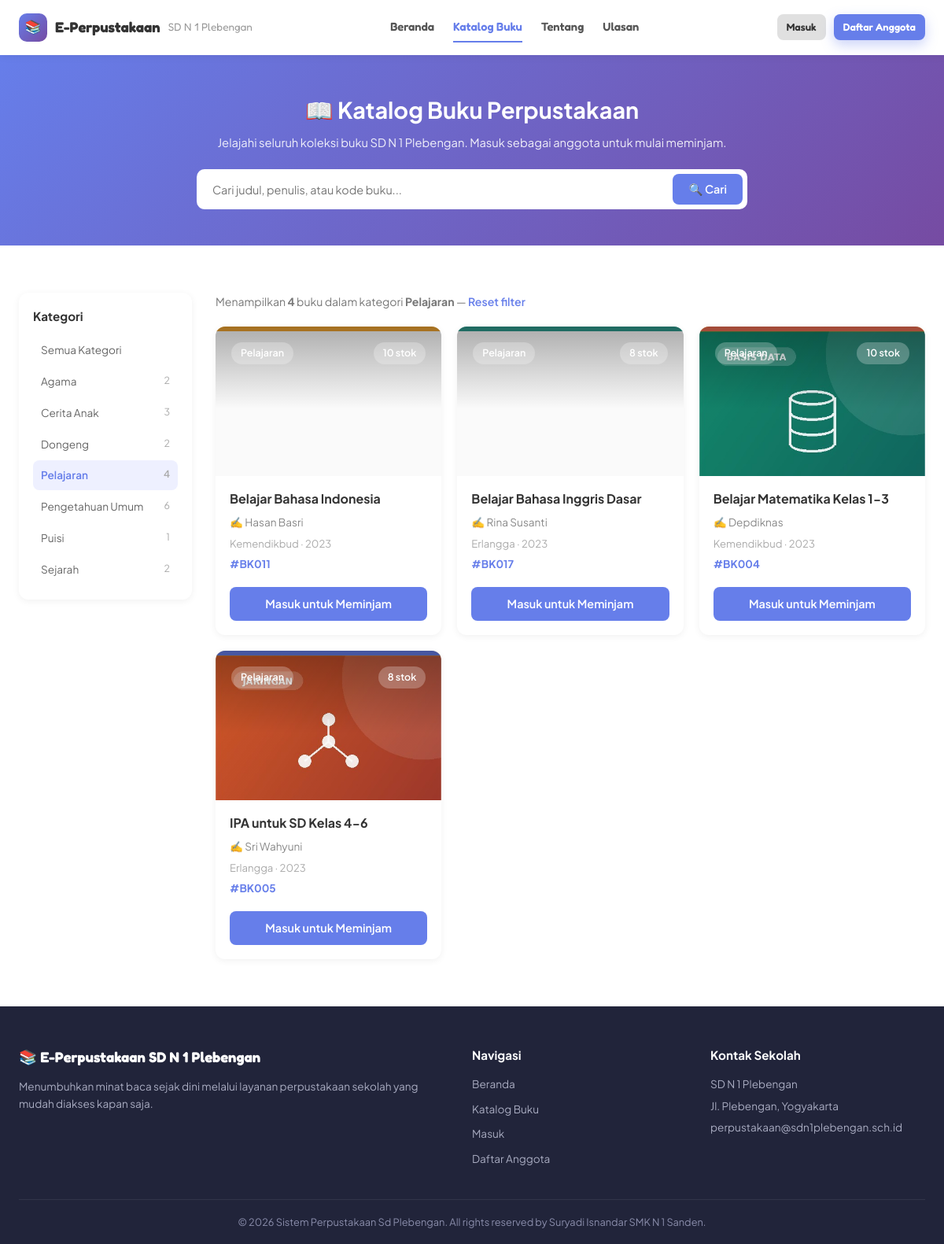
The app's page /katalog.php?kategori=Pelajaran with its own data.
### tables this page shows
CREATE TABLE IF NOT EXISTS buku (
    id_buku INT AUTO_INCREMENT PRIMARY KEY,
    kode_buku VARCHAR(20) NOT NULL UNIQUE,
    judul VARCHAR(200) NOT NULL,
    penulis VARCHAR(100) NOT NULL,
    penerbit VARCHAR(100) NOT NULL,
    tahun_terbit YEAR NOT NULL,
    kategori VARCHAR(50) NOT NULL,
    stok INT NOT NULL DEFAULT 1,
    sampul VARCHAR(255) DEFAULT NULL,
    created_at TIMESTAMP DEFAULT CURRENT_TIMESTAMP
);

### auth.php (called while the page is built, shortened)
<?php
function sampulUrl($sampul, $prefix = '') {
    return $prefix . 'assets/img/sampul/' . rawurlencode($sampul);
}
?>

### katalog.php (the view, shortened to what this page needs)
<?php
require_once 'config/database.php';
require_once 'includes/auth.php';
$search = isset($_GET['search']) ? mysqli_real_escape_string($conn, trim($_GET['search'])) : '';
$kategoriFilter = isset($_GET['kategori']) ? mysqli_real_escape_string($conn, trim($_GET['kategori'])) : '';
$where = [];
if ($kategoriFilter !== '') {
    $where[] = "kategori = '$kategoriFilter'";
}
$whereSql = $where ? 'WHERE ' . implode(' AND ', $where) : '';
$bukuList = mysqli_query($conn, "SELECT * FROM buku $whereSql ORDER BY judul ASC");
$totalHasil = mysqli_num_rows($bukuList);
$kategoriList = mysqli_query($conn, "SELECT kategori, COUNT(*) as jumlah FROM buku GROUP BY kategori ORDER BY kategori ASC");
?>
<?php include 'includes/public_header.php'; ?>
<section class="catalog-hero">
    <div class="catalog-hero-inner">
        <h1>📖 Katalog Buku Perpustakaan</h1>
        <p>Jelajahi seluruh koleksi buku SD N 1 Plebengan. Masuk sebagai anggota untuk mulai meminjam.</p>
        <form method="GET" action="katalog.php" class="catalog-search-form">
            <input type="text" name="search" placeholder="Cari judul, penulis, atau kode buku..." value="<?php echo htmlspecialchars($search); ?>">
            <button type="submit" class="btn btn-primary">🔍 Cari</button>
        </form>
    </div>
</section>
<section class="public-section">
    <div class="public-section-inner catalog-layout">
        <aside class="catalog-sidebar">
            <h3>Kategori</h3>
            <a href="katalog.php<?php echo $search ? '?search=' . urlencode($search) : ''; ?>" class="category-filter-item <?php echo $kategoriFilter === '' ? 'active' : ''; ?>">
                Semua Kategori
            </a>
            <?php while ($k = mysqli_fetch_assoc($kategoriList)): ?>
                <a href="katalog.php?kategori=<?php echo urlencode($k['kategori']); ?><?php echo $search ? '&search=' . urlencode($search) : ''; ?>"
                   class="category-filter-item <?php echo $kategoriFilter === $k['kategori'] ? 'active' : ''; ?>">
                    <?php echo htmlspecialchars($k['kategori']); ?>
                    <span><?php echo (int) $k['jumlah']; ?></span>
                </a>
            <?php endwhile; ?>
        </aside>
        <div class="catalog-main">
            <div class="catalog-result-info">
                Menampilkan <strong><?php echo $totalHasil; ?></strong> buku
                <?php if ($kategoriFilter): ?> dalam kategori <strong><?php echo htmlspecialchars($kategoriFilter); ?></strong><?php endif; ?>
                <?php if ($search || $kategoriFilter): ?> &mdash; <a href="katalog.php">Reset filter</a><?php endif; ?>
            </div>
            <div class="books-grid">
                <?php while ($b = mysqli_fetch_assoc($bukuList)): ?>
                <div class="book-card">
                    <div class="book-cover"<?php $src = sampulUrl($b['sampul']); if ($src): ?> style="background-image:url('<?php echo htmlspecialchars($src); ?>')"<?php endif; ?>>
                        <span class="book-category"><?php echo htmlspecialchars($b['kategori']); ?></span>
                        <span class="book-stock"><?php echo $b['stok'] > 0 ? (int) $b['stok'] . ' stok' : 'Kosong'; ?></span>
                    </div>
                    <div class="book-detail">
                        <h3 class="book-title"><?php echo htmlspecialchars($b['judul']); ?></h3>
                        <p class="book-author">✍️ <?php echo htmlspecialchars($b['penulis']); ?></p>
                        <p class="book-publisher"><?php echo htmlspecialchars($b['penerbit']); ?> &middot; <?php echo (int) $b['tahun_terbit']; ?></p>
                        <p class="book-code">#<?php echo htmlspecialchars($b['kode_buku']); ?></p>
                    </div>
                    <?php if ($b['stok'] > 0): ?>
                        <a href="login.php?as=user" class="btn btn-primary btn-full">Masuk untuk Meminjam</a>
                    <?php else: ?>
                        <button class="btn btn-secondary btn-full" disabled>Stok Habis</button>
                    <?php endif; ?>
                </div>
                <?php endwhile; ?>
            </div>
        </div>
    </div>
</section>
<?php include 'includes/public_footer.php'; ?>

### records on screen
buku: kategori "Pelajaran", stok "10", judul "Belajar Bahasa Indonesia", penulis "Hasan Basri", penerbit "Kemendikbud", tahun_terbit "2023", kode_buku "BK011", shows "Masuk untuk Meminjam"
buku: kategori "Pelajaran", stok "8", judul "Belajar Bahasa Inggris Dasar", penulis "Rina Susanti", penerbit "Erlangga", tahun_terbit "2023", kode_buku "BK017", shows "Masuk untuk Meminjam"
buku: sampul (picture), kategori "Pelajaran", stok "10", judul "Belajar Matematika Kelas 1-3", penulis "Depdiknas", penerbit "Kemendikbud", tahun_terbit "2023", kode_buku "BK004", shows "Masuk untuk Meminjam"
buku: sampul (picture), kategori "Pelajaran", stok "8", judul "IPA untuk SD Kelas 4-6", penulis "Sri Wahyuni", penerbit "Erlangga", tahun_terbit "2023", kode_buku "BK005", shows "Masuk untuk Meminjam"

### other values on screen
$k['kategori'] "Agama"
$k['jumlah'] "2"
$k['kategori'] "Cerita Anak"
$k['jumlah'] "3"
$k['kategori'] "Dongeng"
$k['kategori'] "Pelajaran"
$k['jumlah'] "4"
$k['kategori'] "Pengetahuan Umum"
$k['jumlah'] "6"
$k['kategori'] "Puisi"
$k['jumlah'] "1"
$k['kategori'] "Sejarah"
$totalHasil "4"
$kategoriFilter "Pelajaran"
